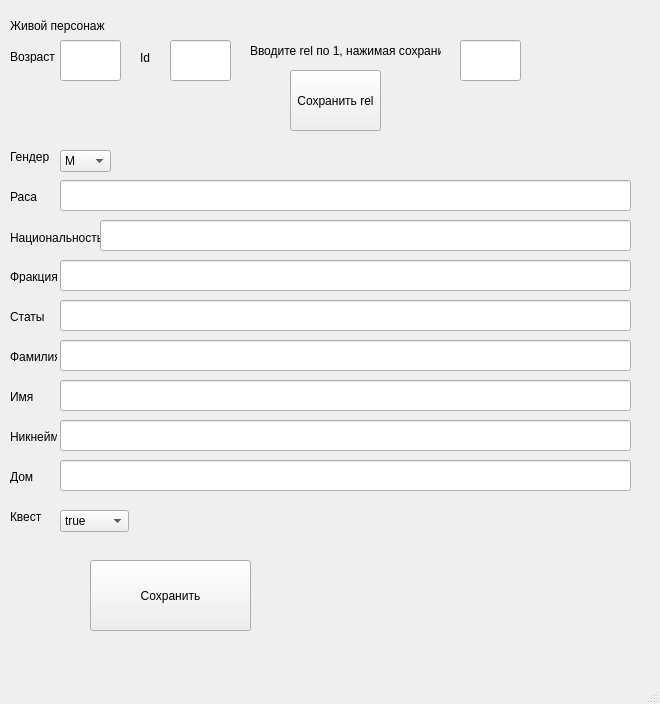
<?xml version="1.0" encoding="UTF-8"?>
<ui version="4.0">
 <class>MainWindow</class>
 <widget class="QMainWindow" name="MainWindow">
  <property name="geometry">
   <rect>
    <x>0</x>
    <y>0</y>
    <width>660</width>
    <height>704</height>
   </rect>
  </property>
  <property name="windowTitle">
   <string>MainWindow</string>
  </property>
  <widget class="QWidget" name="centralwidget">
   <widget class="QLabel" name="CharLabel">
    <property name="geometry">
     <rect>
      <x>10</x>
      <y>0</y>
      <width>121</width>
      <height>51</height>
     </rect>
    </property>
    <property name="text">
     <string>Живой персонаж</string>
    </property>
   </widget>
   <widget class="QLabel" name="Age">
    <property name="geometry">
     <rect>
      <x>10</x>
      <y>50</y>
      <width>47</width>
      <height>13</height>
     </rect>
    </property>
    <property name="text">
     <string>Возраст</string>
    </property>
   </widget>
   <widget class="QLabel" name="Id">
    <property name="geometry">
     <rect>
      <x>140</x>
      <y>50</y>
      <width>21</width>
      <height>16</height>
     </rect>
    </property>
    <property name="text">
     <string>Id</string>
    </property>
   </widget>
   <widget class="QLabel" name="label_gender">
    <property name="geometry">
     <rect>
      <x>10</x>
      <y>150</y>
      <width>47</width>
      <height>13</height>
     </rect>
    </property>
    <property name="text">
     <string>Гендер</string>
    </property>
   </widget>
   <widget class="QLabel" name="label_race">
    <property name="geometry">
     <rect>
      <x>10</x>
      <y>190</y>
      <width>47</width>
      <height>13</height>
     </rect>
    </property>
    <property name="text">
     <string>Раса</string>
    </property>
   </widget>
   <widget class="QLabel" name="label_nationality">
    <property name="geometry">
     <rect>
      <x>10</x>
      <y>230</y>
      <width>91</width>
      <height>16</height>
     </rect>
    </property>
    <property name="text">
     <string>Национальность</string>
    </property>
   </widget>
   <widget class="QLabel" name="label_fraction">
    <property name="geometry">
     <rect>
      <x>10</x>
      <y>270</y>
      <width>47</width>
      <height>13</height>
     </rect>
    </property>
    <property name="text">
     <string>Фракция</string>
    </property>
   </widget>
   <widget class="QLabel" name="label_stats">
    <property name="geometry">
     <rect>
      <x>10</x>
      <y>310</y>
      <width>47</width>
      <height>13</height>
     </rect>
    </property>
    <property name="text">
     <string>Статы</string>
    </property>
   </widget>
   <widget class="QLabel" name="label_surname">
    <property name="geometry">
     <rect>
      <x>10</x>
      <y>350</y>
      <width>47</width>
      <height>13</height>
     </rect>
    </property>
    <property name="text">
     <string>Фамилия</string>
    </property>
   </widget>
   <widget class="QLabel" name="label_name">
    <property name="geometry">
     <rect>
      <x>10</x>
      <y>390</y>
      <width>47</width>
      <height>13</height>
     </rect>
    </property>
    <property name="text">
     <string>Имя</string>
    </property>
   </widget>
   <widget class="QLabel" name="label_nikname">
    <property name="geometry">
     <rect>
      <x>10</x>
      <y>430</y>
      <width>47</width>
      <height>13</height>
     </rect>
    </property>
    <property name="text">
     <string>Никнейм</string>
    </property>
   </widget>
   <widget class="QLabel" name="label_adress">
    <property name="geometry">
     <rect>
      <x>10</x>
      <y>470</y>
      <width>47</width>
      <height>13</height>
     </rect>
    </property>
    <property name="text">
     <string>Дом</string>
    </property>
   </widget>
   <widget class="QLabel" name="label_quest">
    <property name="geometry">
     <rect>
      <x>10</x>
      <y>510</y>
      <width>47</width>
      <height>13</height>
     </rect>
    </property>
    <property name="text">
     <string>Квест</string>
    </property>
   </widget>
   <widget class="QPushButton" name="save_all">
    <property name="geometry">
     <rect>
      <x>90</x>
      <y>560</y>
      <width>161</width>
      <height>71</height>
     </rect>
    </property>
    <property name="text">
     <string>Сохранить</string>
    </property>
   </widget>
   <widget class="QLineEdit" name="age">
    <property name="geometry">
     <rect>
      <x>60</x>
      <y>40</y>
      <width>61</width>
      <height>41</height>
     </rect>
    </property>
    <property name="text">
     <string/>
    </property>
   </widget>
   <widget class="QLineEdit" name="id">
    <property name="geometry">
     <rect>
      <x>170</x>
      <y>40</y>
      <width>61</width>
      <height>41</height>
     </rect>
    </property>
    <property name="text">
     <string/>
    </property>
   </widget>
   <widget class="QLineEdit" name="race">
    <property name="geometry">
     <rect>
      <x>60</x>
      <y>180</y>
      <width>571</width>
      <height>31</height>
     </rect>
    </property>
   </widget>
   <widget class="QLineEdit" name="nationality">
    <property name="geometry">
     <rect>
      <x>100</x>
      <y>220</y>
      <width>531</width>
      <height>31</height>
     </rect>
    </property>
   </widget>
   <widget class="QLineEdit" name="fraction">
    <property name="geometry">
     <rect>
      <x>60</x>
      <y>260</y>
      <width>571</width>
      <height>31</height>
     </rect>
    </property>
   </widget>
   <widget class="QLineEdit" name="stats">
    <property name="geometry">
     <rect>
      <x>60</x>
      <y>300</y>
      <width>571</width>
      <height>31</height>
     </rect>
    </property>
   </widget>
   <widget class="QLineEdit" name="surname">
    <property name="geometry">
     <rect>
      <x>60</x>
      <y>340</y>
      <width>571</width>
      <height>31</height>
     </rect>
    </property>
   </widget>
   <widget class="QLineEdit" name="name">
    <property name="geometry">
     <rect>
      <x>60</x>
      <y>380</y>
      <width>571</width>
      <height>31</height>
     </rect>
    </property>
   </widget>
   <widget class="QLineEdit" name="nikname">
    <property name="geometry">
     <rect>
      <x>60</x>
      <y>420</y>
      <width>571</width>
      <height>31</height>
     </rect>
    </property>
   </widget>
   <widget class="QLineEdit" name="adress">
    <property name="geometry">
     <rect>
      <x>60</x>
      <y>460</y>
      <width>571</width>
      <height>31</height>
     </rect>
    </property>
   </widget>
   <widget class="QLabel" name="Rel_1">
    <property name="geometry">
     <rect>
      <x>250</x>
      <y>30</y>
      <width>191</width>
      <height>41</height>
     </rect>
    </property>
    <property name="text">
     <string>Вводите rel по 1, нажимая сохранить</string>
    </property>
   </widget>
   <widget class="QLineEdit" name="rel">
    <property name="geometry">
     <rect>
      <x>460</x>
      <y>40</y>
      <width>61</width>
      <height>41</height>
     </rect>
    </property>
   </widget>
   <widget class="QPushButton" name="save_rel">
    <property name="geometry">
     <rect>
      <x>290</x>
      <y>70</y>
      <width>91</width>
      <height>61</height>
     </rect>
    </property>
    <property name="text">
     <string>Сохранить rel</string>
    </property>
   </widget>
   <widget class="QComboBox" name="comboGenger">
    <property name="geometry">
     <rect>
      <x>60</x>
      <y>150</y>
      <width>51</width>
      <height>22</height>
     </rect>
    </property>
    <item>
     <property name="text">
      <string>М</string>
     </property>
    </item>
    <item>
     <property name="text">
      <string>Ж</string>
     </property>
    </item>
   </widget>
   <widget class="QComboBox" name="comboQuest">
    <property name="geometry">
     <rect>
      <x>60</x>
      <y>510</y>
      <width>69</width>
      <height>22</height>
     </rect>
    </property>
    <item>
     <property name="text">
      <string>true</string>
     </property>
    </item>
    <item>
     <property name="text">
      <string>false</string>
     </property>
    </item>
   </widget>
  </widget>
  <widget class="QMenuBar" name="menubar">
   <property name="geometry">
    <rect>
     <x>0</x>
     <y>0</y>
     <width>660</width>
     <height>21</height>
    </rect>
   </property>
  </widget>
  <widget class="QStatusBar" name="statusbar"/>
 </widget>
 <resources/>
 <connections/>
</ui>
